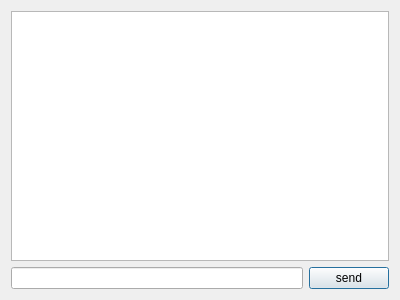
<?xml version="1.0" encoding="UTF-8"?>
<ui version="4.0">
 <class>Dialog</class>
 <widget class="QDialog" name="Dialog">
  <property name="geometry">
   <rect>
    <x>0</x>
    <y>0</y>
    <width>400</width>
    <height>300</height>
   </rect>
  </property>
  <property name="windowTitle">
   <string>Dialog</string>
  </property>
  <layout class="QGridLayout" name="gridLayout">
   <item row="0" column="0" colspan="2">
    <widget class="QTextEdit" name="textEdit"/>
   </item>
   <item row="1" column="0">
    <widget class="QLineEdit" name="lineEdit"/>
   </item>
   <item row="1" column="1">
    <widget class="QPushButton" name="pushButton">
     <property name="text">
      <string>send</string>
     </property>
    </widget>
   </item>
  </layout>
 </widget>
 <resources/>
 <connections/>
</ui>
